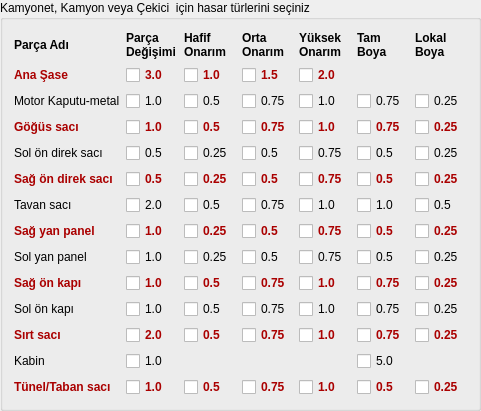
   <widget class="QGroupBox" name="gb_kamyon">
    <property name="geometry">
     <rect>
      <x>370</x>
      <y>20</y>
      <width>481</width>
      <height>371</height>
     </rect>
    </property>
    <property name="title">
     <string>Kamyonet, Kamyon veya Çekici  için hasar türlerini seçiniz</string>
    </property>
    <layout class="QFormLayout" name="formLayout_3">
     <item row="0" column="0" colspan="2">
      <layout class="QGridLayout" name="kamyon">
       <item row="6" column="5">
        <widget class="QCheckBox" name="checkBox_306">
         <property name="text">
          <string>1.0</string>
         </property>
        </widget>
       </item>
       <item row="6" column="3">
        <widget class="QCheckBox" name="checkBox_304">
         <property name="text">
          <string>0.75</string>
         </property>
        </widget>
       </item>
       <item row="6" column="6">
        <widget class="QCheckBox" name="checkBox_305">
         <property name="text">
          <string>0.5</string>
         </property>
        </widget>
       </item>
       <item row="7" column="3">
        <widget class="QCheckBox" name="checkBox_307">
         <property name="styleSheet">
          <string notr="true">font-weight:600; color:#aa0000</string>
         </property>
         <property name="text">
          <string>0.5</string>
         </property>
        </widget>
       </item>
       <item row="7" column="5">
        <widget class="QCheckBox" name="checkBox_308">
         <property name="styleSheet">
          <string notr="true">font-weight:600; color:#aa0000</string>
         </property>
         <property name="text">
          <string>0.5</string>
         </property>
        </widget>
       </item>
       <item row="6" column="4">
        <widget class="QCheckBox" name="checkBox_254">
         <property name="text">
          <string>1.0</string>
         </property>
        </widget>
       </item>
       <item row="10" column="4">
        <widget class="QCheckBox" name="checkBox_248">
         <property name="text">
          <string>1.0</string>
         </property>
        </widget>
       </item>
       <item row="6" column="1">
        <widget class="QCheckBox" name="checkBox_262">
         <property name="text">
          <string>2.0</string>
         </property>
        </widget>
       </item>
       <item row="6" column="2">
        <widget class="QCheckBox" name="checkBox_303">
         <property name="text">
          <string>0.5</string>
         </property>
        </widget>
       </item>
       <item row="11" column="3">
        <widget class="QCheckBox" name="checkBox_249">
         <property name="styleSheet">
          <string notr="true">font-weight:600; color:#aa0000</string>
         </property>
         <property name="text">
          <string>0.75</string>
         </property>
        </widget>
       </item>
       <item row="7" column="6">
        <widget class="QCheckBox" name="checkBox_311">
         <property name="styleSheet">
          <string notr="true">font-weight:600; color:#aa0000</string>
         </property>
         <property name="text">
          <string>0.25</string>
         </property>
        </widget>
       </item>
       <item row="10" column="3">
        <widget class="QCheckBox" name="checkBox_313">
         <property name="text">
          <string>0.75</string>
         </property>
        </widget>
       </item>
       <item row="1" column="2">
        <widget class="QCheckBox" name="checkBox_310">
         <property name="styleSheet">
          <string notr="true">font-weight:600; color:#aa0000;</string>
         </property>
         <property name="text">
          <string>1.0</string>
         </property>
        </widget>
       </item>
       <item row="5" column="0">
        <widget class="QLabel" name="label_75">
         <property name="styleSheet">
          <string notr="true">font-weight:600; color:#aa0000</string>
         </property>
         <property name="text">
          <string>Sağ ön direk sacı</string>
         </property>
        </widget>
       </item>
       <item row="4" column="0">
        <widget class="QLabel" name="label_76">
         <property name="text">
          <string>Sol ön direk sacı</string>
         </property>
        </widget>
       </item>
       <item row="8" column="6">
        <widget class="QCheckBox" name="checkBox_238">
         <property name="text">
          <string>0.25</string>
         </property>
        </widget>
       </item>
       <item row="11" column="4">
        <widget class="QCheckBox" name="checkBox_243">
         <property name="styleSheet">
          <string notr="true">font-weight:600; color:#aa0000</string>
         </property>
         <property name="text">
          <string>1.0</string>
         </property>
        </widget>
       </item>
       <item row="8" column="4">
        <widget class="QCheckBox" name="checkBox_239">
         <property name="text">
          <string>0.75</string>
         </property>
        </widget>
       </item>
       <item row="9" column="0">
        <widget class="QLabel" name="label_104">
         <property name="styleSheet">
          <string notr="true">font-weight:600; color:#aa0000</string>
         </property>
         <property name="text">
          <string>Sağ ön kapı</string>
         </property>
        </widget>
       </item>
       <item row="9" column="5">
        <widget class="QCheckBox" name="checkBox_280">
         <property name="styleSheet">
          <string notr="true">font-weight:600; color:#aa0000</string>
         </property>
         <property name="text">
          <string>0.75</string>
         </property>
        </widget>
       </item>
       <item row="10" column="1">
        <widget class="QCheckBox" name="checkBox_295">
         <property name="text">
          <string>1.0</string>
         </property>
        </widget>
       </item>
       <item row="11" column="2">
        <widget class="QCheckBox" name="checkBox_281">
         <property name="styleSheet">
          <string notr="true">font-weight:600; color:#aa0000</string>
         </property>
         <property name="text">
          <string>0.5</string>
         </property>
        </widget>
       </item>
       <item row="9" column="6">
        <widget class="QCheckBox" name="checkBox_283">
         <property name="styleSheet">
          <string notr="true">font-weight:600; color:#aa0000</string>
         </property>
         <property name="text">
          <string>0.25</string>
         </property>
        </widget>
       </item>
       <item row="11" column="1">
        <widget class="QCheckBox" name="checkBox_296">
         <property name="styleSheet">
          <string notr="true">font-weight:600; color:#aa0000</string>
         </property>
         <property name="text">
          <string>2.0</string>
         </property>
        </widget>
       </item>
       <item row="10" column="2">
        <widget class="QCheckBox" name="checkBox_285">
         <property name="text">
          <string>0.5</string>
         </property>
        </widget>
       </item>
       <item row="13" column="4">
        <widget class="QCheckBox" name="checkBox_269">
         <property name="styleSheet">
          <string notr="true">font-weight:600; color:#aa0000</string>
         </property>
         <property name="text">
          <string>1.0</string>
         </property>
        </widget>
       </item>
       <item row="8" column="1">
        <widget class="QCheckBox" name="checkBox_270">
         <property name="text">
          <string>1.0</string>
         </property>
        </widget>
       </item>
       <item row="4" column="6">
        <widget class="QCheckBox" name="checkBox_252">
         <property name="text">
          <string>0.25</string>
         </property>
        </widget>
       </item>
       <item row="4" column="4">
        <widget class="QCheckBox" name="checkBox_255">
         <property name="text">
          <string>0.75</string>
         </property>
        </widget>
       </item>
       <item row="5" column="3">
        <widget class="QCheckBox" name="checkBox_221">
         <property name="styleSheet">
          <string notr="true">font-weight:600; color:#aa0000</string>
         </property>
         <property name="text">
          <string>0.5</string>
         </property>
        </widget>
       </item>
       <item row="2" column="1">
        <widget class="QCheckBox" name="checkBox_214">
         <property name="text">
          <string>1.0</string>
         </property>
        </widget>
       </item>
       <item row="12" column="1">
        <widget class="QCheckBox" name="checkBox_208">
         <property name="text">
          <string>1.0</string>
         </property>
        </widget>
       </item>
       <item row="7" column="2">
        <widget class="QCheckBox" name="checkBox_323">
         <property name="styleSheet">
          <string notr="true">font-weight:600; color:#aa0000</string>
         </property>
         <property name="text">
          <string>0.25</string>
         </property>
        </widget>
       </item>
       <item row="2" column="5">
        <widget class="QCheckBox" name="checkBox_327">
         <property name="text">
          <string>0.75</string>
         </property>
        </widget>
       </item>
       <item row="3" column="1">
        <widget class="QCheckBox" name="checkBox_326">
         <property name="styleSheet">
          <string notr="true">font-weight:600; color:#aa0000</string>
         </property>
         <property name="text">
          <string>1.0</string>
         </property>
        </widget>
       </item>
       <item row="2" column="6">
        <widget class="QCheckBox" name="checkBox_324">
         <property name="text">
          <string>0.25</string>
         </property>
        </widget>
       </item>
       <item row="2" column="4">
        <widget class="QCheckBox" name="checkBox_215">
         <property name="text">
          <string>1.0</string>
         </property>
        </widget>
       </item>
       <item row="4" column="2">
        <widget class="QCheckBox" name="checkBox_325">
         <property name="text">
          <string>0.25</string>
         </property>
        </widget>
       </item>
       <item row="0" column="1">
        <widget class="QLabel" name="label_54">
         <property name="styleSheet">
          <string notr="true">font-weight:600; </string>
         </property>
         <property name="text">
          <string>Parça 
Değişimi</string>
         </property>
         <property name="wordWrap">
          <bool>false</bool>
         </property>
        </widget>
       </item>
       <item row="3" column="4">
        <widget class="QCheckBox" name="checkBox_186">
         <property name="styleSheet">
          <string notr="true">font-weight:600; color:#aa0000</string>
         </property>
         <property name="text">
          <string>1.0</string>
         </property>
        </widget>
       </item>
       <item row="12" column="5">
        <widget class="QCheckBox" name="checkBox_182">
         <property name="text">
          <string>5.0</string>
         </property>
        </widget>
       </item>
       <item row="0" column="2">
        <widget class="QLabel" name="label_55">
         <property name="styleSheet">
          <string notr="true">font-weight:600; </string>
         </property>
         <property name="text">
          <string>Hafif 
Onarım</string>
         </property>
        </widget>
       </item>
       <item row="1" column="3">
        <widget class="QCheckBox" name="checkBox_189">
         <property name="styleSheet">
          <string notr="true">font-weight:600; color:#aa0000</string>
         </property>
         <property name="text">
          <string>1.5</string>
         </property>
        </widget>
       </item>
       <item row="2" column="2">
        <widget class="QCheckBox" name="checkBox_191">
         <property name="text">
          <string>0.5</string>
         </property>
        </widget>
       </item>
       <item row="1" column="4">
        <widget class="QCheckBox" name="checkBox_192">
         <property name="styleSheet">
          <string notr="true">font-weight:600; color:#aa0000</string>
         </property>
         <property name="text">
          <string>2.0</string>
         </property>
        </widget>
       </item>
       <item row="13" column="3">
        <widget class="QCheckBox" name="checkBox_196">
         <property name="styleSheet">
          <string notr="true">font-weight:600; color:#aa0000</string>
         </property>
         <property name="text">
          <string>0.75</string>
         </property>
        </widget>
       </item>
       <item row="13" column="2">
        <widget class="QCheckBox" name="checkBox_206">
         <property name="styleSheet">
          <string notr="true">font-weight:600; color:#aa0000</string>
         </property>
         <property name="text">
          <string>0.5</string>
         </property>
        </widget>
       </item>
       <item row="12" column="0">
        <widget class="QLabel" name="label_65">
         <property name="text">
          <string>Kabin</string>
         </property>
        </widget>
       </item>
       <item row="10" column="5">
        <widget class="QCheckBox" name="checkBox_328">
         <property name="text">
          <string>0.75</string>
         </property>
        </widget>
       </item>
       <item row="11" column="0">
        <widget class="QLabel" name="label_80">
         <property name="styleSheet">
          <string notr="true">font-weight:600; color:#aa0000</string>
         </property>
         <property name="text">
          <string>Sırt sacı</string>
         </property>
        </widget>
       </item>
       <item row="10" column="6">
        <widget class="QCheckBox" name="checkBox_329">
         <property name="text">
          <string>0.25</string>
         </property>
        </widget>
       </item>
       <item row="5" column="6">
        <widget class="QCheckBox" name="checkBox_240">
         <property name="styleSheet">
          <string notr="true">font-weight:600; color:#aa0000</string>
         </property>
         <property name="text">
          <string>0.25</string>
         </property>
        </widget>
       </item>
       <item row="2" column="3">
        <widget class="QCheckBox" name="checkBox_241">
         <property name="text">
          <string>0.75</string>
         </property>
        </widget>
       </item>
       <item row="4" column="5">
        <widget class="QCheckBox" name="checkBox_250">
         <property name="text">
          <string>0.5</string>
         </property>
        </widget>
       </item>
       <item row="5" column="4">
        <widget class="QCheckBox" name="checkBox_251">
         <property name="styleSheet">
          <string notr="true">font-weight:600; color:#aa0000</string>
         </property>
         <property name="text">
          <string>0.75</string>
         </property>
        </widget>
       </item>
       <item row="5" column="5">
        <widget class="QCheckBox" name="checkBox_257">
         <property name="styleSheet">
          <string notr="true">font-weight:600; color:#aa0000</string>
         </property>
         <property name="text">
          <string>0.5</string>
         </property>
        </widget>
       </item>
       <item row="4" column="1">
        <widget class="QCheckBox" name="checkBox_309">
         <property name="text">
          <string>0.5</string>
         </property>
        </widget>
       </item>
       <item row="2" column="0">
        <widget class="QLabel" name="label_78">
         <property name="text">
          <string>Motor Kaputu-metal</string>
         </property>
        </widget>
       </item>
       <item row="7" column="1">
        <widget class="QCheckBox" name="checkBox_312">
         <property name="styleSheet">
          <string notr="true">font-weight:600; color:#aa0000</string>
         </property>
         <property name="text">
          <string>1.0</string>
         </property>
        </widget>
       </item>
       <item row="13" column="0">
        <widget class="QLabel" name="label_105">
         <property name="styleSheet">
          <string notr="true">font-weight:600; color:#aa0000</string>
         </property>
         <property name="text">
          <string>Tünel/Taban sacı</string>
         </property>
        </widget>
       </item>
       <item row="7" column="0">
        <widget class="QLabel" name="label_106">
         <property name="styleSheet">
          <string notr="true">font-weight:600; color:#aa0000</string>
         </property>
         <property name="text">
          <string>Sağ yan panel</string>
         </property>
        </widget>
       </item>
       <item row="13" column="1">
        <widget class="QCheckBox" name="checkBox_322">
         <property name="styleSheet">
          <string notr="true">font-weight:600; color:#aa0000</string>
         </property>
         <property name="text">
          <string>1.0</string>
         </property>
        </widget>
       </item>
       <item row="5" column="1">
        <widget class="QCheckBox" name="checkBox_234">
         <property name="styleSheet">
          <string notr="true">font-weight:600; color:#aa0000</string>
         </property>
         <property name="text">
          <string>0.5</string>
         </property>
        </widget>
       </item>
       <item row="8" column="5">
        <widget class="QCheckBox" name="checkBox_237">
         <property name="text">
          <string>0.5</string>
         </property>
        </widget>
       </item>
       <item row="8" column="2">
        <widget class="QCheckBox" name="checkBox_297">
         <property name="text">
          <string>0.25</string>
         </property>
        </widget>
       </item>
       <item row="9" column="1">
        <widget class="QCheckBox" name="checkBox_298">
         <property name="styleSheet">
          <string notr="true">font-weight:600; color:#aa0000</string>
         </property>
         <property name="text">
          <string>1.0</string>
         </property>
        </widget>
       </item>
       <item row="9" column="4">
        <widget class="QCheckBox" name="checkBox_299">
         <property name="styleSheet">
          <string notr="true">font-weight:600; color:#aa0000</string>
         </property>
         <property name="text">
          <string>1.0</string>
         </property>
        </widget>
       </item>
       <item row="8" column="3">
        <widget class="QCheckBox" name="checkBox_300">
         <property name="text">
          <string>0.5</string>
         </property>
        </widget>
       </item>
       <item row="9" column="2">
        <widget class="QCheckBox" name="checkBox_301">
         <property name="styleSheet">
          <string notr="true">font-weight:600; color:#aa0000</string>
         </property>
         <property name="text">
          <string>0.5</string>
         </property>
        </widget>
       </item>
       <item row="9" column="3">
        <widget class="QCheckBox" name="checkBox_302">
         <property name="styleSheet">
          <string notr="true">font-weight:600; color:#aa0000</string>
         </property>
         <property name="text">
          <string>0.75</string>
         </property>
        </widget>
       </item>
       <item row="7" column="4">
        <widget class="QCheckBox" name="checkBox_271">
         <property name="styleSheet">
          <string notr="true">font-weight:600; color:#aa0000</string>
         </property>
         <property name="text">
          <string>0.75</string>
         </property>
        </widget>
       </item>
       <item row="0" column="3">
        <widget class="QLabel" name="label_96">
         <property name="styleSheet">
          <string notr="true">font-weight:600; </string>
         </property>
         <property name="text">
          <string>Orta 
Onarım</string>
         </property>
        </widget>
       </item>
       <item row="0" column="4">
        <widget class="QLabel" name="label_97">
         <property name="styleSheet">
          <string notr="true">font-weight:600; </string>
         </property>
         <property name="text">
          <string>Yüksek
Onarım</string>
         </property>
        </widget>
       </item>
       <item row="5" column="2">
        <widget class="QCheckBox" name="checkBox_341">
         <property name="styleSheet">
          <string notr="true">font-weight:600; color:#aa0000</string>
         </property>
         <property name="text">
          <string>0.25</string>
         </property>
        </widget>
       </item>
       <item row="3" column="2">
        <widget class="QCheckBox" name="checkBox_342">
         <property name="styleSheet">
          <string notr="true">font-weight:600; color:#aa0000</string>
         </property>
         <property name="text">
          <string>0.5</string>
         </property>
        </widget>
       </item>
       <item row="1" column="1">
        <widget class="QCheckBox" name="checkBox_345">
         <property name="toolTip">
          <string/>
         </property>
         <property name="autoFillBackground">
          <bool>false</bool>
         </property>
         <property name="styleSheet">
          <string notr="true">font-weight:600; color:#aa0000;</string>
         </property>
         <property name="text">
          <string>3.0</string>
         </property>
        </widget>
       </item>
       <item row="4" column="3">
        <widget class="QCheckBox" name="checkBox_344">
         <property name="text">
          <string>0.5</string>
         </property>
        </widget>
       </item>
       <item row="0" column="6">
        <widget class="QLabel" name="label_98">
         <property name="styleSheet">
          <string notr="true">font-weight:600; </string>
         </property>
         <property name="text">
          <string>Lokal 
Boya</string>
         </property>
        </widget>
       </item>
       <item row="3" column="3">
        <widget class="QCheckBox" name="checkBox_343">
         <property name="styleSheet">
          <string notr="true">font-weight:600; color:#aa0000</string>
         </property>
         <property name="text">
          <string>0.75</string>
         </property>
        </widget>
       </item>
       <item row="0" column="0">
        <widget class="QLabel" name="label_102">
         <property name="styleSheet">
          <string notr="true">font-weight:600; </string>
         </property>
         <property name="text">
          <string>Parça Adı</string>
         </property>
        </widget>
       </item>
       <item row="0" column="5">
        <widget class="QLabel" name="label_100">
         <property name="styleSheet">
          <string notr="true">font-weight:600; </string>
         </property>
         <property name="text">
          <string>Tam
Boya</string>
         </property>
        </widget>
       </item>
       <item row="6" column="0">
        <widget class="QLabel" name="label_99">
         <property name="text">
          <string>Tavan sacı</string>
         </property>
        </widget>
       </item>
       <item row="8" column="0">
        <widget class="QLabel" name="label_101">
         <property name="text">
          <string>Sol yan panel</string>
         </property>
        </widget>
       </item>
       <item row="10" column="0">
        <widget class="QLabel" name="label_103">
         <property name="text">
          <string>Sol ön kapı</string>
         </property>
        </widget>
       </item>
       <item row="1" column="0">
        <widget class="QLabel" name="label_77">
         <property name="styleSheet">
          <string notr="true">font-weight:600; color:#aa0000</string>
         </property>
         <property name="text">
          <string>Ana Şase</string>
         </property>
        </widget>
       </item>
       <item row="3" column="0">
        <widget class="QLabel" name="label_68">
         <property name="styleSheet">
          <string notr="true">font-weight:600; color:#aa0000</string>
         </property>
         <property name="text">
          <string>Göğüs sacı</string>
         </property>
        </widget>
       </item>
       <item row="11" column="5">
        <widget class="QCheckBox" name="checkBox_320">
         <property name="styleSheet">
          <string notr="true">font-weight:600; color:#aa0000</string>
         </property>
         <property name="text">
          <string>0.75</string>
         </property>
        </widget>
       </item>
       <item row="11" column="6">
        <widget class="QCheckBox" name="checkBox_354">
         <property name="styleSheet">
          <string notr="true">font-weight:600; color:#aa0000</string>
         </property>
         <property name="text">
          <string>0.25</string>
         </property>
        </widget>
       </item>
       <item row="3" column="6">
        <widget class="QCheckBox" name="checkBox_330">
         <property name="styleSheet">
          <string notr="true">font-weight:600; color:#aa0000</string>
         </property>
         <property name="text">
          <string>0.25</string>
         </property>
        </widget>
       </item>
       <item row="3" column="5">
        <widget class="QCheckBox" name="checkBox_353">
         <property name="styleSheet">
          <string notr="true">font-weight:600; color:#aa0000</string>
         </property>
         <property name="text">
          <string>0.75</string>
         </property>
        </widget>
       </item>
       <item row="13" column="5">
        <widget class="QCheckBox" name="checkBox_321">
         <property name="styleSheet">
          <string notr="true">font-weight:600; color:#aa0000</string>
         </property>
         <property name="text">
          <string>0.5</string>
         </property>
        </widget>
       </item>
       <item row="13" column="6">
        <widget class="QCheckBox" name="checkBox_356">
         <property name="styleSheet">
          <string notr="true">font-weight:600; color:#aa0000</string>
         </property>
         <property name="text">
          <string>0.25</string>
         </property>
        </widget>
       </item>
      </layout>
     </item>
    </layout>
   </widget>
